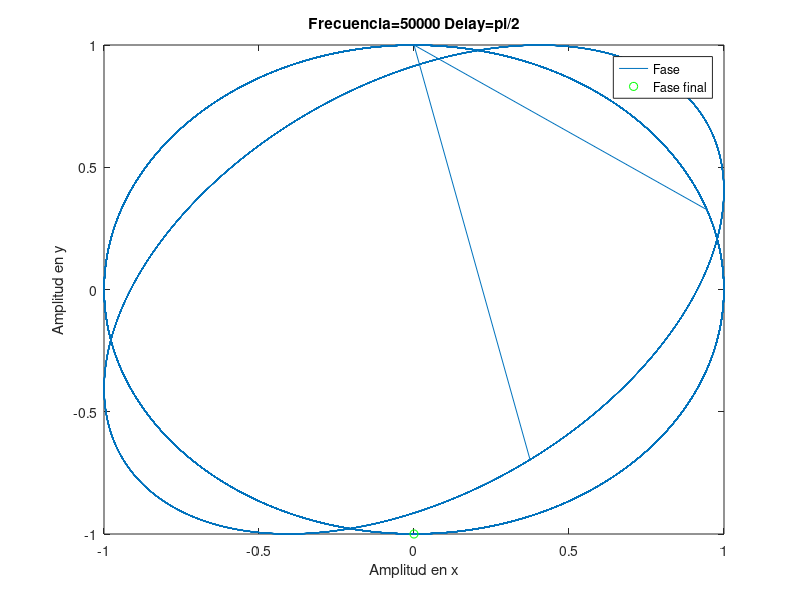
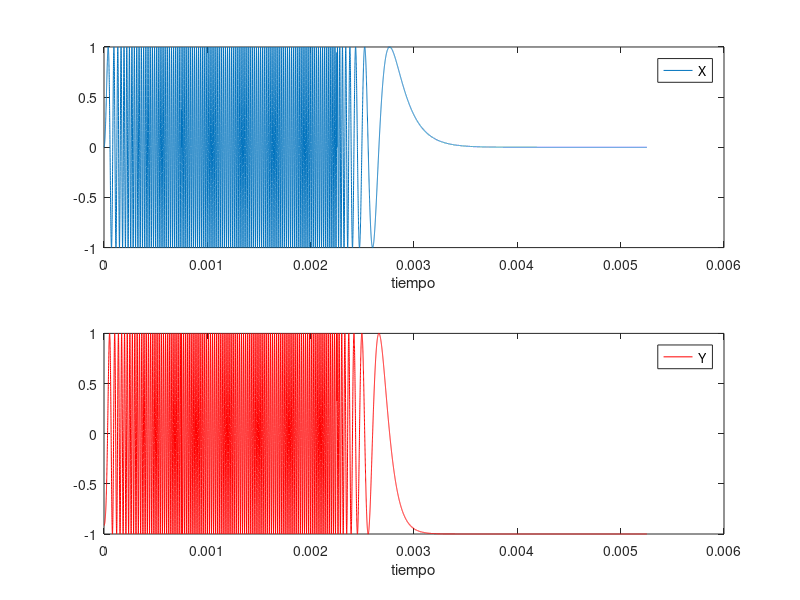

Recreate these plots in MATLAB, in order.
clear all
close all
clc

%Frecuencia de muestreo:
f_max =   50e3;
tau = 15e-5;

%Parametro de simulación
nciclos         = 75;                %Cantidad de ciclos simulados
simulation_time_constant = (nciclos+0.2)/f_max; %Tiempo de simulacion


%Factor de sobremuestreo continuo
npoints = 500; %Cantidad de muestras que se toman en cada ciclo (en tiempo continuo)
f_s = npoints * f_max;
t_s= 1/f_s;

%Señal discreta muestreada con factor de sobremuestreo npoints_continua
t_line = (0:2*pi*t_s:simulation_time_constant);


%Señal continua con delay pi/2
B = 1; 
A = B;
delay = pi/2; 

t_line_initial = (0:2*pi*t_s:5*tau+2*pi*t_s);
x_signal_initial = A * sin(2*pi*f_max*(t_line_initial+tau*(exp(-t_line_initial/tau)-1)));
y_signal_initial = A * sin(2*pi*f_max*(t_line_initial+tau*(exp(-t_line_initial/tau)-1)+delay));

t_line_constant = (t_line_initial(end):2*pi*t_s:t_line_initial(end)+simulation_time_constant);
x_signal_constant = sin(2*pi*f_max*(t_line_constant-t_line_initial(end)));
y_signal_constant = sin(2*pi*f_max*(t_line_constant-t_line_initial(end))+delay);

t_line_final = (t_line_constant(end):2*pi*t_s:t_line_constant(end)+20*tau);
x_signal_final = A * sin(2*pi*f_max*tau*(1-exp(-(t_line_final-t_line_constant(end))/tau)));
y_signal_final = A * sin(2*pi*f_max*tau*(1-exp(-(t_line_final-t_line_constant(end))/tau))+delay);

x_signal =[x_signal_initial,x_signal_constant,x_signal_final];
y_signal =[y_signal_initial,y_signal_constant,y_signal_final];

% x_signal = [x_signal, ones(1,npoints)* x_signal(end)];
% y_signal = [y_signal, ones(1,npoints)* y_signal(end)];

%Representación de figuras de Lissajous con delay pi/2

figure
plot(x_signal,y_signal,'-')
axis([-1 1 -1 1]), 
title(sprintf('Frecuencia=%d Delay=pi/2',f_max))
xlabel('Amplitud en x');
ylabel('Amplitud en y');
hold all
plot(x_signal(end),y_signal(end),'og')
legend('Fase','Fase final')
%Comparación entre señal ideal y señal muestreada en funcion del tiempo

% t_line = [t_line,(t_line(end): 2*pi*t_s:t_line(end)+(npoints-1)*2*pi*t_s)];

t_line = [t_line_initial,t_line_constant,t_line_final];

figure
subplot(211)
plot(t_line,x_signal,'-')
xlabel('tiempo')
legend('X')
subplot(212)
plot(t_line,y_signal,'-r')
xlabel('tiempo')
legend('Y')

